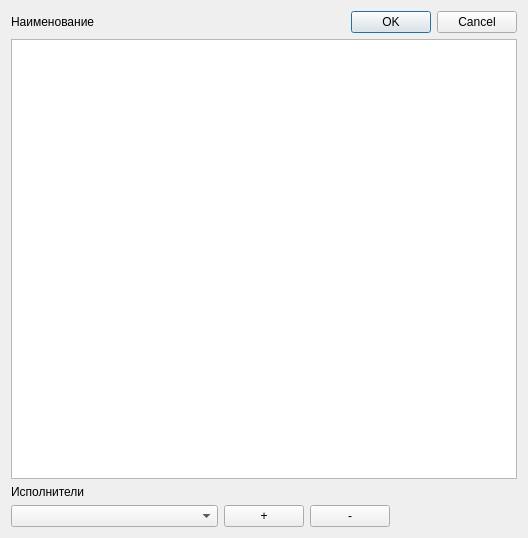
<?xml version="1.0" encoding="UTF-8"?>
<ui version="4.0">
 <class>Dialog</class>
 <widget class="QDialog" name="Dialog">
  <property name="geometry">
   <rect>
    <x>0</x>
    <y>0</y>
    <width>528</width>
    <height>538</height>
   </rect>
  </property>
  <property name="windowTitle">
   <string>Добавление задачи</string>
  </property>
  <property name="windowIcon">
   <iconset theme="address-book-new">
    <normaloff>.</normaloff>.</iconset>
  </property>
  <layout class="QGridLayout" name="gridLayout">
   <item row="4" column="0">
    <widget class="QComboBox" name="worker_combobox">
     <property name="sizePolicy">
      <sizepolicy hsizetype="Expanding" vsizetype="Preferred">
       <horstretch>0</horstretch>
       <verstretch>0</verstretch>
      </sizepolicy>
     </property>
     <property name="minimumSize">
      <size>
       <width>50</width>
       <height>0</height>
      </size>
     </property>
     <property name="maxVisibleItems">
      <number>7</number>
     </property>
    </widget>
   </item>
   <item row="3" column="0">
    <widget class="QLabel" name="workers_label">
     <property name="text">
      <string>Исполнители</string>
     </property>
    </widget>
   </item>
   <item row="0" column="0">
    <widget class="QLabel" name="name_of_task">
     <property name="text">
      <string>Наименование</string>
     </property>
    </widget>
   </item>
   <item row="1" column="0" colspan="3">
    <widget class="QPlainTextEdit" name="text_task"/>
   </item>
   <item row="0" column="2">
    <widget class="QDialogButtonBox" name="buttonBox">
     <property name="orientation">
      <enum>Qt::Horizontal</enum>
     </property>
     <property name="standardButtons">
      <set>QDialogButtonBox::Cancel|QDialogButtonBox::Ok</set>
     </property>
     <property name="centerButtons">
      <bool>false</bool>
     </property>
    </widget>
   </item>
   <item row="4" column="2">
    <widget class="QPushButton" name="remove_worker_button">
     <property name="sizePolicy">
      <sizepolicy hsizetype="Fixed" vsizetype="Fixed">
       <horstretch>0</horstretch>
       <verstretch>0</verstretch>
      </sizepolicy>
     </property>
     <property name="text">
      <string>-</string>
     </property>
    </widget>
   </item>
   <item row="4" column="1">
    <widget class="QPushButton" name="add_worker_button">
     <property name="sizePolicy">
      <sizepolicy hsizetype="Fixed" vsizetype="Fixed">
       <horstretch>0</horstretch>
       <verstretch>0</verstretch>
      </sizepolicy>
     </property>
     <property name="text">
      <string>+</string>
     </property>
    </widget>
   </item>
  </layout>
 </widget>
 <resources/>
 <connections>
  <connection>
   <sender>buttonBox</sender>
   <signal>accepted()</signal>
   <receiver>Dialog</receiver>
   <slot>accept()</slot>
   <hints>
    <hint type="sourcelabel">
     <x>248</x>
     <y>254</y>
    </hint>
    <hint type="destinationlabel">
     <x>157</x>
     <y>274</y>
    </hint>
   </hints>
  </connection>
  <connection>
   <sender>buttonBox</sender>
   <signal>rejected()</signal>
   <receiver>Dialog</receiver>
   <slot>reject()</slot>
   <hints>
    <hint type="sourcelabel">
     <x>316</x>
     <y>260</y>
    </hint>
    <hint type="destinationlabel">
     <x>286</x>
     <y>274</y>
    </hint>
   </hints>
  </connection>
 </connections>
</ui>
